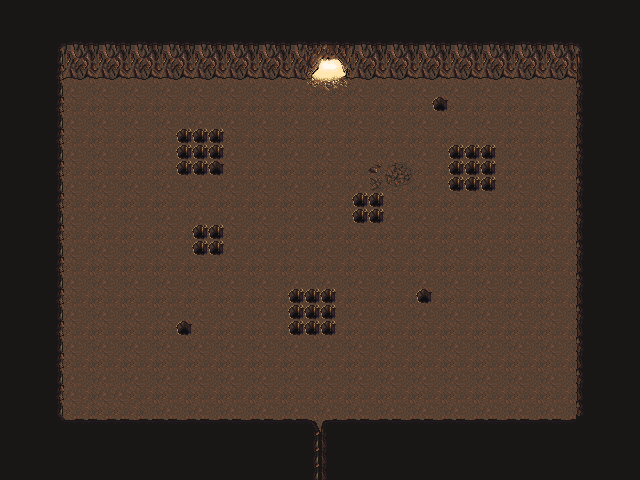

A level layout from a 2D game, rendered from its tile map. Below: a short description, then the map file with tile-grid data replaced by summaries:
An orthogonal 40x30 tile map with 16x16 px tiles, 3 tile layers (Ground, Walls, Objects), 2 tilesets.

<map version="1.0" tiledversion="1.1.6" orientation="orthogonal" renderorder="right-down" width="40" height="30" tilewidth="16" tileheight="16" infinite="0" nextobjectid="1">
 <tileset firstgid="1" name="cave" tilewidth="16" tileheight="16" tilecount="336" columns="16">
  <image source="cave.png" width="256" height="336" />
 </tileset>
 <tileset firstgid="337" name="cave" tilewidth="16" tileheight="16" tilecount="336" columns="16">
  <image source="cave.png" width="256" height="336" />
 </tileset>
 <layer name="Ground" width="40" height="30" locked="1">
  <data>[1200 cells, 1136 non-empty, 14 distinct tile ids]</data>
 </layer>
 <layer name="Walls" width="40" height="30">
  <data>[1200 cells, 210 non-empty, 20 distinct tile ids]</data>
 </layer>
 <layer name="Objects" width="40" height="30">
  <data>[1200 cells, 14 non-empty, 11 distinct tile ids]</data>
 </layer>
</map>
